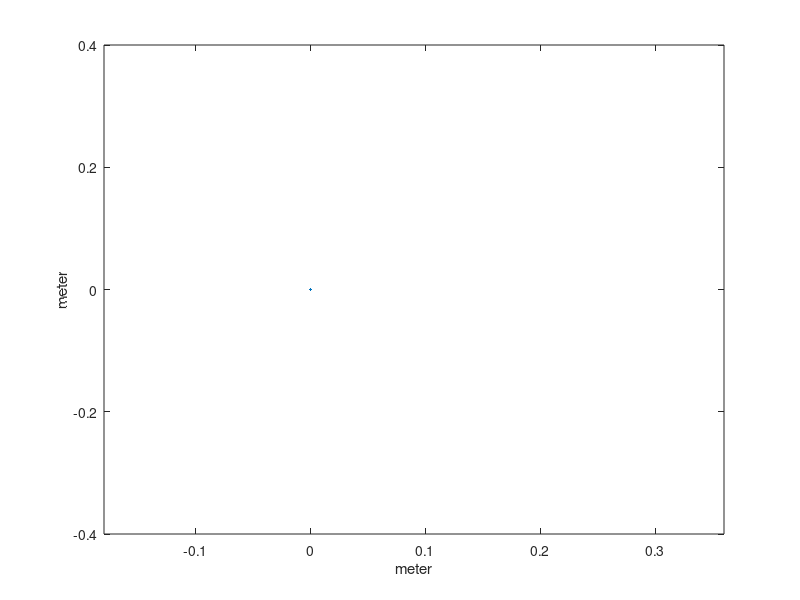

MATLAB code for this plot: (Note: this script raises an error after producing the figure.)
%% Cloth simulation

%% About

%This program is a simulation of a cloth based on a
%mass-spring-damper method.

%Created by Josefine Klintberg, Julius Halldan, Olivia Enroth, Elin
%Karlsson

%Based on the code by Auralius Manurung
%Copyright (c) 2016, All rights reserved.

%Requires navigation toolbox and database toolbox

%% Reset

close all; clc; clear all;

%% Main simulation

S.f = figure;
S.a = axes;
S.h = plot(0, 0);
%S.mText = uicontrol('style','text');

xlabel('meter');
ylabel('meter');

% Parameters, note that stiffness > damping > mass
% Euler 40, 8, 0.1
sim = 3; %1 = top row, 2 = one point, 3 = table
method = 2; %1 = Euler, 2 = Verlet


row =10;
col = 20;
ts = 0.001;              % Seconds
timelim = 10000;
distanceNodes = 0.02;    % Meter
stiffness = 20;           % N/m
damping = 4;            % Ns/m
mass = 0.2;              % Kg

if(sim == 1)
    stiffness = 40;           % N/m
    damping = 12;            % Ns/m
end

if(sim == 2)
    col = 8;
    row = 8;
    stiffness = 80;           % N/m 
    damping = 12;            % Ns/m %For showcase, use damping 2 and show spring force
    m = 0.08;
end

if(sim == 3)
    col = 10;
    stiffness = 20;           % N/m
    damping = 4;            % Ns/m
    mass = 0.2;              % Kg
end



% Build the nodes and the canvas
nodes.row = row;
nodes.col = col;

for c = 1: col
    for r = 1 : row
        node(r,c).initalPos = [(c - 1)*distanceNodes (r - 1)*distanceNodes ]; % 1 cm step
        node(r,c).pos = node(r,c).initalPos;
        node(r,c).pos_old = node(r,c).pos; % Used for Verlet integration
        node(r,c).acc = [0 0];
        node(r,c).vel = [0 0];
        node(r,c).force_ext = [0 0];
        
        % Set middle as fixed
        %if (r == floor(row/2) && c == floor(col/2))
        %    node(r,c).isFixed = 1;
        % Set top row as fixed
        if(sim == 1)
            if (r == 1)
                node(r,c).isFixed = 1;
            else
                node(r,c).isFixed = 0;
            end
        end
        
        % Set only one point
        if(sim == 2)
            if (r == 1 && c == 1)
                node(r,c).isFixed = 1;
            else
                node(r,c).isFixed = 0;
            end
        end

        % Set middle square as fixed
        if(sim == 3)
            if ((r <= floor(row/2)+3 && r >= floor(row/2)-3 ) && (c <= floor(col/2)+3 && c >= floor(col/2)-2 ))
                  node(r,c).isFixed = 1;
            else
                node(r,c).isFixed = 0;
            end
        end

        % Set corners as fixed
        %if (r == 1 && c == 1 || (r == 1 && c == col) || (r == row && c == 1) || (r == row && c == col) )
        %   node(r,c).isFixed = 1;

    end
end

nodes.node = node;

% Create the plot window
i = 1;
for c = 1 : nodes.col
    for r = 1 : nodes.row
        plot(i,:) = nodes.node(r, c).pos;
        i = i + 1;
    end
end

canvas_min = min(plot);
canvas_max = max(plot);
range = canvas_max - canvas_min;

xlim([canvas_min(1)-range(1) canvas_max(1)+range(1)])
if(sim == 1)
    ylim([canvas_min(2)-range(2)*nodes.row canvas_max(2)])
elseif(sim == 2)
    ylim([-1.5 canvas_max(2)]) %For fixed middle
elseif(sim == 3)
    ylim([-0.4 0.4]) %For fixed square
end
%view([0 -0.2 0.2])
plotwindow = drawNodes(S, plot, nodes, 0);

% Main loop
for i = 0 : timelim

    %Update the position of the nodes
    nodes = updateNode(nodes, mass, stiffness, damping, ts, method);
    
    %Draw the nodes in the plot
    plotwindow = drawNodes(S, plotwindow, nodes, ts);
end

%% Draw the nodes
function plot = drawNodes(S, plot, nodes, timestep)
i = 1;
for c = 1 : nodes.col
    for r = nodes.row : -1 : 1
        plot(i, :) = nodes.node(r, c).pos;
        i = i + 1;
    end
    
    for r = 1 : nodes.row
        plot(i,:) = nodes.node(r,c).pos;
        i = i + 1;
        if (c < nodes.col)
            plot(i ,:) = nodes.node(r, c + 1).pos;
            i = i + 1;
        end
    end
    
end

set(S.h, 'XData', plot(:,1));
set(S.h, 'YData', plot(:,2));

drawnow;
end

%% Build the nodes

function nodes = buildNodes(row, col)

nodes.row = row;
nodes.col = col;

for c = 1: col
    for r = 1 : row
        node(r,c).initalPos = [(c - 1) / 100 (r - 1) / 100 ]; % 1 cm step
        node(r,c).pos = node(r,c).initalPos;
        node(r,c).pos_old = node(r,c).pos;
        node(r,c).acc = [0 0];
        node(r,c).vel = [0 0];
        node(r,c).force_ext = [0 0];
        
        % Set top row as fixed
        if (r == 1)
            node(r,c).isFixed = 1;
        % Set middle row as fixed
        %if (r == floor(row/2))
        %    node(r,c).isFixed = 1;
        % Set top two corners as fixed
        %if (r == 1 && c == 1 || (r == 1 && c == col) )
        %   node(r,c).isFixed = 1;
        else
            node(r,c).isFixed = 0;
        end
    end
end

nodes.node = node;
end

%% Update the position of each node

function nodes = updateNode(nodes, mass, stiffness, damping, ts, method)

    row = nodes.row;
    col = nodes.col;
    node = nodes.node;

    for r = 1 : row
        nextRow = r + 1;
        prevRow = r - 1;
        
        for c = 1 : col
            nextCol = c + 1;
            prevCol = c - 1;
            
            % Stiffnes forces
            fs1 = [0 0];
            fs2 = [0 0];
            fs3 = [0 0];
            fs4 = [0 0];
            fs5 = [0 0];
            fs6 = [0 0];
            fs7 = [0 0];
            fs8 = [0 0];
            
            % Damping forces
            fb1 = [0 0];
            fb2 = [0 0];
            fb3 = [0 0];
            fb4 = [0 0];
            fb5 = [0 0];
            fb6 = [0 0];
            fb7 = [0 0];
            fb8 = [0 0];
           
            L = 10; % Initial link
            
            % Link 1
            if (r < row && c > 1)
                L = norm(node(r, c).initalPos - node(nextRow, prevCol).initalPos);
                xij = node(r, c).pos - node(nextRow, prevCol).pos;
                norm_xij = norm(xij);                
                fs1 = -stiffness * (norm_xij - L) * xij / norm_xij;
                fb1 = -damping*(node(r, c).vel - node(nextRow, prevCol).vel);
            end

            % Link 2
            if (r < row)
                L = norm(node(r, c).initalPos - node(nextRow, c).initalPos);
                xij = node(r, c).pos - node(nextRow, c).pos;
                norm_xij = norm(xij);
                fs2 = -stiffness * (norm_xij - L) * xij / norm_xij;
                fb2 = -damping*(node(r, c).vel - node(nextRow, c).vel);
            end

            % Link 3
            if (c < col)
                L = norm(node(r, c).initalPos - node(r, nextCol).initalPos);
                xij = node(r, c).pos - node(r, nextCol).pos;
                norm_xij = norm(xij, 2);
                fs3 = -stiffness * (norm_xij - L) * xij / norm_xij;
                fb3 = -damping*(node(r, c).vel - node(r, nextCol).vel);
            end

            % Link 4
            if (r > 1 && c < col)
                L = norm(node(r, c).initalPos - node(prevRow, nextCol).initalPos);
                xij = node(r, c).pos - node(prevRow, nextCol).pos;
                norm_xij = norm(xij, 2);
                fs4 = -stiffness * (norm_xij - L) * xij / norm_xij;
                fb4 = -damping*(node(r, c).vel - node(prevRow, nextCol).vel);
            end

            % Link 5
            if (r > 1)
                L = norm(node(r, c).initalPos - node(prevRow, c).initalPos);
                xij = node(r, c).pos - node(prevRow, c).pos;
                norm_xij = norm(xij, 2);
                fs5 = -stiffness * (norm_xij - L) * xij / norm_xij;
                fb5 = -damping*(node(r, c).vel - node(prevRow, c).vel);
            end

            % Link 6
            if (c > 1)
                L = norm(node(r, c).initalPos - node(r, prevCol).initalPos);                        
                xij = node(r, c).pos - node(r, prevCol).pos; 
                norm_xij = norm(xij, 2);
                fs6 = -stiffness * (norm_xij - L) * xij / norm_xij;
                fb6 = -damping*(node(r, c).vel - node(r, prevCol).vel);
            end
            
            % Link 7
            if (r < row && c < col)
                L = norm(node(r, c).initalPos - node(nextRow, nextCol).initalPos);                        
                xij = node(r, c).pos - node(nextRow, nextCol).pos; 
                norm_xij = norm(xij, 2);
                fs7 = -stiffness * (norm_xij - L) * xij / norm_xij;
                fb7 = -damping*(node(r, c).vel - node(nextRow, nextCol).vel);
            end
            
            % Link 8
            if (r > 1 && c > 1)
                L = norm(node(r, c).initalPos - node(prevRow, prevCol).initalPos);                        
                xij = node(r, c).pos - node(prevRow, prevCol).pos; 
                norm_xij = norm(xij, 2);
                fs8 = -stiffness * (norm_xij - L) * xij / norm_xij;
                fb8 = -damping*(node(r, c).vel - node(prevRow, prevCol).vel);
            end

            node(r,c).force =  fs1 + fs2 + fs3 + fs4 + fs5 + fs6 + fs7 + fs8 + ...
                               (fb1 + fb2 + fb3 + fb4 + fb5 + fb6 + fb7 + fb8) + ...
                               mass * [0 -9.81] ...
                               - node(r,c).force_ext;
            %disp(node(r,c).force)

        end
    end

    % Position, velocity, and accelleration update for all nodes
    for r = 1 : row        
        for c = 1: col
            if  node(r,c).isFixed ~= 1  % Upate all nodes except the fixed ones          
                node(r,c).acc = node(r,c).force ./ mass;
                
                % Euler method for updating position and velocity
                if(method == 1)
                    node(r,c).vel = Euler(node(r,c).vel, node(r,c).acc, ts);
                    node(r,c).pos = Euler(node(r,c).pos, node(r,c).vel, ts); 
                else
                % Verlet method for updating position and velocity
                [node(r,c).pos_old, node(r,c).pos, node(r,c).vel] = Verlet(node(r,c).pos, node(r,c).pos_old, node(r,c).acc, ts);
            
                end
            end
        end
    end
    
    nodes.node = node;
end

%% Euler function

function xtNext = Euler(xt, xtPrim,h)
    xtNext = xt + h*xtPrim;
end


%% Verlet function

% Position and velocity update
function [xtLast, xtNext, vtNext] = Verlet(xt, xtPrev, xtPrimPrim, h)
    xtLast = xt;
    xtNext = 2*xt - xtPrev + h^2*xtPrimPrim;
    vtNext = 1/(2*h) * (xt - xtPrev);
end
